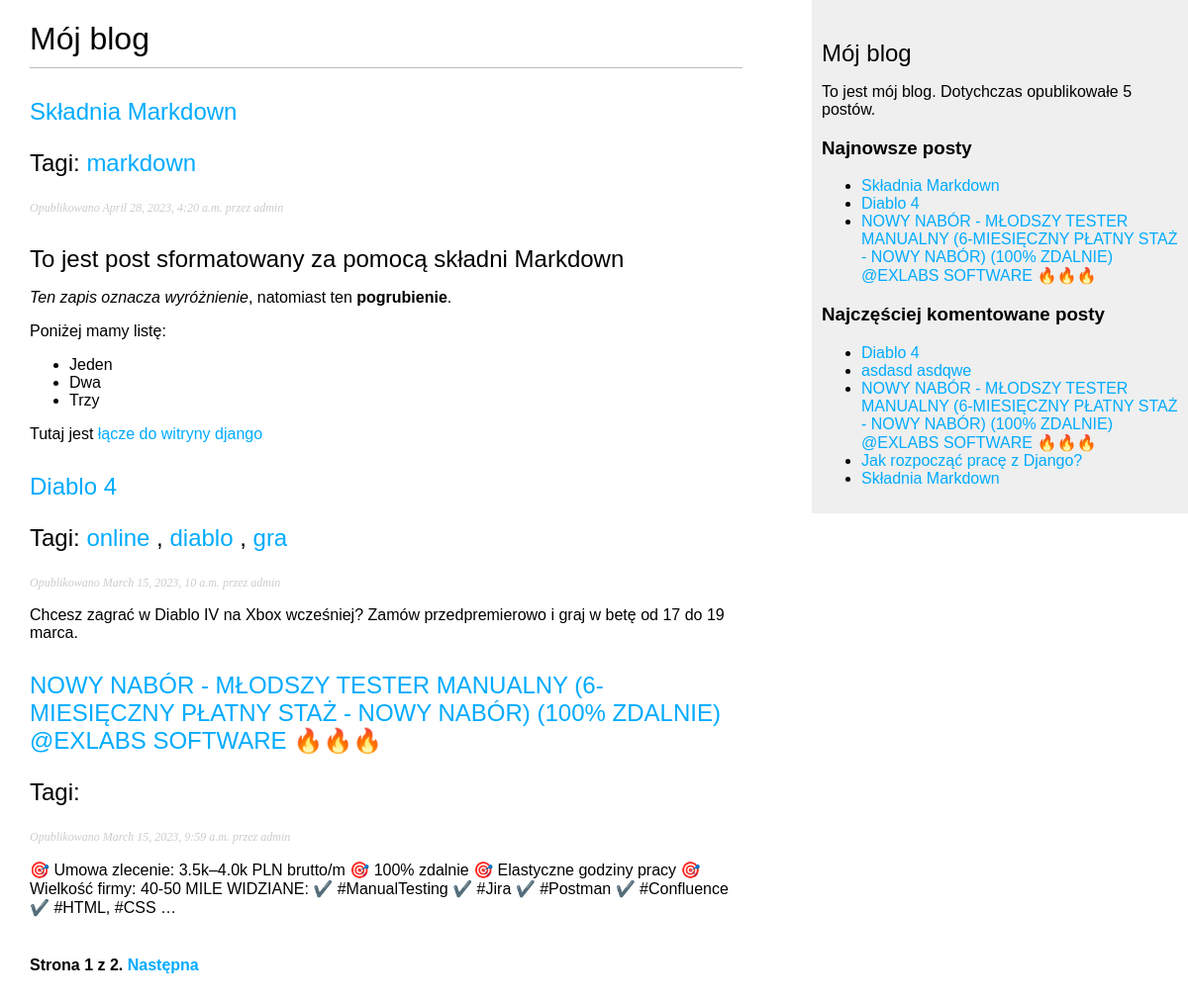
Screenshot of /blog/ with the database file from the repository.
### blog/models.py (models this page shows, shortened)
class Post(models.Model):
    STATUS_CHOICE = (
        ('draft', 'Draft'),
        ('published', 'Published'),
        )
    title = models.CharField(max_length=250)
    slug = models.SlugField(max_length=250,
                            unique_for_date='publish')
    author = models.ForeignKey(User,
                               on_delete=models.CASCADE,
                               related_name='blog_posts')
    body = models.TextField()
    publish = models.DateTimeField(default=timezone.now)
    created = models.DateTimeField(auto_now_add=True)
    update = models.DateTimeField(auto_now=True)
    status = models.CharField(max_length=10,
                              choices=STATUS_CHOICE,
                              default='draft')
    class Meta:
        ordering = ('-publish',)
    objects = models.Manager()      # default Manager
    published = PublishManager()    # non deafault Manager
    def get_absolute_url(self):
        return reverse("blog:post_detail",
                       args=[self.publish.year,
                             self.publish.strftime('%m'),
                             self.publish.strftime('%d'),
                             self.slug])
    tags = TaggableManager()

### blog/views.py (the view)
# urls.py: path('', views.post_list, name='post_list'),
def post_list(request, tag_slug=None):
    object_list = Post.published.all()
    tag = None
    if tag_slug:
        tag = get_object_or_404(Tag, slug=tag_slug)
        object_list = object_list.filter(tags__in=[tag])
    paginator = Paginator(object_list, 3)   # 3 posts on page
    page = request.GET.get('page')
    try:
        posts = paginator.page(page)
    except PageNotAnInteger:
        posts = paginator.page(1)
    except EmptyPage:
        posts = paginator.page(paginator.num_pages)
    return render(request,
                  'blog/post/list.html',
                  { 'page': page,
                    'posts': posts,
                    'tag': tag })

### blog/models.py (called while the page is built)
    def get_queryset(self):
        return super(PublishManager,
                     self).get_queryset()\
                     .filter(status='published')

### blog/templatetags/blog_tags.py (called while the page is built)
@register.simple_tag
def total_posts():
    return Post.published.count()

@register.inclusion_tag('blog/post/latest_posts.html')
def show_latest_posts(count=5):
    latest_posts = Post.published.order_by('-publish')[:count]
    return {'latest_posts': latest_posts}

@register.simple_tag
def get_most_commented_posts(count=5):
    return Post.published.annotate(
        total_comments=Count('comments')
    ).order_by('-total_comments')[:count]

@register.filter(name='markdown')
def markdown_format(text):
    return mark_safe(markdown.markdown(text))

### blog/templates/blog/post/list.html (shortened to what this page needs)
{% extends 'blog/base.html' %}
{% load blog_tags %}
{% block content %}
    <h1>Mój blog</h1>
    {% for post in posts %}
        <h2>
            <a href="{{ post.get_absolute_url }}">
                {{ post.title }}
            </a>
            <p class='tags'>
                Tagi:
                {% for tag in post.tags.all %}
                    <a href="{% url 'blog:post_list_by_tag' tag.slug %}">
                        {{ tag.name }}
                    </a>
                    {% if not forloop.last %}, {% endif %}
                {% endfor %}
            </p>
        </h2>
        <p class='date'>
            Opublikowano {{ post.publish }} przez {{ post.author }}
        </p>
        {{ post.body|markdown|truncatewords:30 }}
    {% endfor %}
    {% include "pagination.html" with page=posts %}
{% endblock content %}

### blog/templates/blog/base.html (shortened to what this page needs)
{% load blog_tags %}
{% load static %}
<!DOCTYPE html>
<html>
<head>
    <link href="{% static "css/blog.css" %}" rel="stylesheet">
</head>
<body>
    <div id="content">
        {% block content %}
        {% endblock content %}
    </div>
    <div id="sidebar">
        <h2>Mój blog</h2>
        <p>To jest mój blog. Dotychczas opublikowałe {% total_posts %} postów.</p>
        <h3>Najnowsze posty</h3>
        {% show_latest_posts 3 %}
        <h3>Najczęściej komentowane posty</h3>
        {% get_most_commented_posts as most_commented_posts %}
            <ul>
                {% for post in most_commented_posts %}
                    <li>
                        <a href="{{ post.get_absolute_url }}">{{ post.title }}</a>
                    </li>
                {% endfor %}
            </ul>
    </div>
</body>
</html>

### blog/templates/blog/post/latest_posts.html
<ul>
    {% for post in latest_posts %}
    <li>
        <a href="{{ posts.get_absolute_url }}">{{ post.title }}</a>
    </li>
    {% endfor %}
</ul>

### blog/static/css/blog.css (style rules this page uses)
body { margin:0; padding:0; font-family:helvetica, sans-serif; }
a { color:#00abff; text-decoration:none; }
h1 { font-weight:normal; border-bottom:1px solid #bbb; padding:0 0 10px 0; }
h2 { font-weight:normal; margin:30px 0 0; }
#content { float:left; width:60%; padding:0 0 0 30px; }
#sidebar { float:right; width:30%; padding:10px; background:#efefef; height:100%; }
p.date { color:#ccc; font-family: georgia, serif; font-size: 12px; font-style: italic; }

### rows the page displays
Post: title "Składnia Markdown", publish "April 28, 2023, 4:20 a.m.", author "admin", body "To jest post sformatowany za pomocą składni Markdown Ten zapis oznacza wyróżnienie , natomiast ten pogrubienie . Poniżej mamy listę: Jeden Dwa Trzy Tutaj jest łącze do witryny django"
Tag: name "markdown"
Post: title "Diablo 4", publish "March 15, 2023, 10 a.m.", author "admin", body "Chcesz zagrać w Diablo IV na Xbox wcześniej? Zamów przedpremierowo i graj w betę od 17 do 19 marca."
Tag: name "online"
Tag: name "diablo"
Tag: name "gra"
Post: title "NOWY NABÓR - MŁODSZY TESTER MANUALNY (6-MIESIĘCZNY PŁATNY STAŻ - NOWY NABÓR) (100% ZDALNIE) @EXLABS SOFTWARE 🔥🔥🔥", publish "March 15, 2023, 9:59 a.m.", author "admin", body "🎯 Umowa zlecenie: 3.5k–4.0k PLN brutto/m 🎯 100% zdalnie 🎯 Elastyczne godziny pracy 🎯 Wielkość firmy: 40-50 MILE WIDZIANE: ✔️ #ManualTesting ✔️ #Jira ✔️ #Postman ✔️ #Confluence ✔️ #HTML, #CSS …"
Post: title "asdasd asdqwe"
Post: title "Jak rozpocząć pracę z Django?"

### other values shown
{{ page.number }} "1"
{{ page.paginator.num_pages }} "2"
